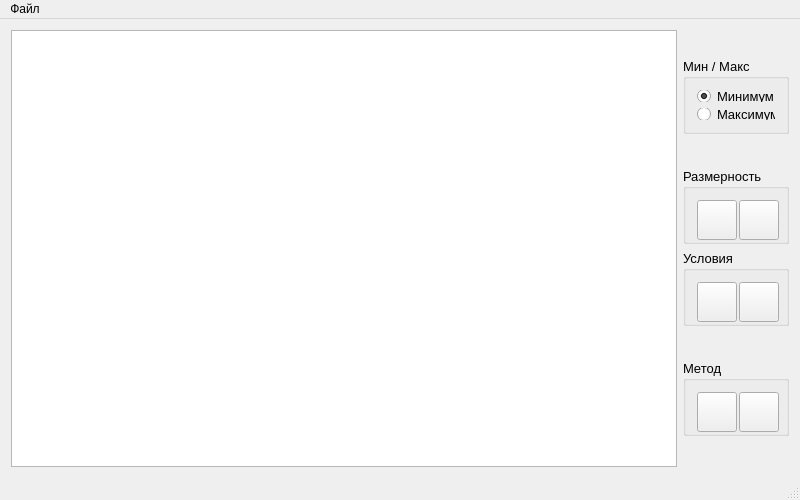
<?xml version="1.0" encoding="UTF-8"?>
<ui version="4.0">
 <class>MainWindow</class>
 <widget class="QMainWindow" name="MainWindow">
  <property name="enabled">
   <bool>true</bool>
  </property>
  <property name="geometry">
   <rect>
    <x>0</x>
    <y>0</y>
    <width>800</width>
    <height>500</height>
   </rect>
  </property>
  <property name="sizePolicy">
   <sizepolicy hsizetype="Expanding" vsizetype="Expanding">
    <horstretch>0</horstretch>
    <verstretch>1</verstretch>
   </sizepolicy>
  </property>
  <property name="windowTitle">
   <string>No name</string>
  </property>
  <property name="windowIcon">
   <iconset resource="icons.qrc">
    <normaloff>:/new/icons/resources/logo.png</normaloff>:/new/icons/resources/logo.png</iconset>
  </property>
  <widget class="QWidget" name="centralWidget">
   <layout class="QGridLayout" name="gridLayout_5">
    <item row="0" column="0">
     <widget class="TableWidget" name="tableInput">
      <property name="sizePolicy">
       <sizepolicy hsizetype="Expanding" vsizetype="Expanding">
        <horstretch>0</horstretch>
        <verstretch>0</verstretch>
       </sizepolicy>
      </property>
      <property name="minimumSize">
       <size>
        <width>200</width>
        <height>200</height>
       </size>
      </property>
      <property name="maximumSize">
       <size>
        <width>16777215</width>
        <height>800</height>
       </size>
      </property>
     </widget>
    </item>
    <item row="0" column="1">
     <layout class="QVBoxLayout" name="verticalLayout_2">
      <item>
       <widget class="QGroupBox" name="MinMaxBox">
        <property name="minimumSize">
         <size>
          <width>106</width>
          <height>76</height>
         </size>
        </property>
        <property name="maximumSize">
         <size>
          <width>106</width>
          <height>76</height>
         </size>
        </property>
        <property name="font">
         <font>
          <pointsize>10</pointsize>
         </font>
        </property>
        <property name="title">
         <string>Мин / Макс</string>
        </property>
        <layout class="QGridLayout" name="gridLayout_4">
         <item row="0" column="0">
          <widget class="QRadioButton" name="min">
           <property name="toolTip">
            <string>&lt;html&gt;&lt;head/&gt;&lt;body&gt;&lt;p&gt;Поиск минимального значения функции&lt;/p&gt;&lt;/body&gt;&lt;/html&gt;</string>
           </property>
           <property name="text">
            <string>Минимум</string>
           </property>
           <property name="checked">
            <bool>true</bool>
           </property>
          </widget>
         </item>
         <item row="1" column="0">
          <widget class="QRadioButton" name="max">
           <property name="toolTip">
            <string>&lt;html&gt;&lt;head/&gt;&lt;body&gt;&lt;p&gt;Поиск максимального значения функции&lt;/p&gt;&lt;/body&gt;&lt;/html&gt;</string>
           </property>
           <property name="text">
            <string>Максимум</string>
           </property>
          </widget>
         </item>
        </layout>
       </widget>
      </item>
      <item>
       <layout class="QVBoxLayout" name="verticalLayout">
        <item>
         <widget class="QGroupBox" name="dimensionBox">
          <property name="minimumSize">
           <size>
            <width>106</width>
            <height>76</height>
           </size>
          </property>
          <property name="maximumSize">
           <size>
            <width>106</width>
            <height>76</height>
           </size>
          </property>
          <property name="font">
           <font>
            <pointsize>10</pointsize>
           </font>
          </property>
          <property name="title">
           <string>Размерность</string>
          </property>
          <layout class="QGridLayout" name="gridLayout">
           <item row="0" column="0">
            <widget class="QPushButton" name="addColumn">
             <property name="minimumSize">
              <size>
               <width>40</width>
               <height>40</height>
              </size>
             </property>
             <property name="maximumSize">
              <size>
               <width>40</width>
               <height>40</height>
              </size>
             </property>
             <property name="toolTip">
              <string>&lt;html&gt;&lt;head/&gt;&lt;body&gt;&lt;p&gt;Увеличить количество переменных&lt;/p&gt;&lt;/body&gt;&lt;/html&gt;</string>
             </property>
             <property name="text">
              <string/>
             </property>
             <property name="icon">
              <iconset resource="icons.qrc">
               <normaloff>:/new/icons/resources/plus.png</normaloff>:/new/icons/resources/plus.png</iconset>
             </property>
             <property name="iconSize">
              <size>
               <width>30</width>
               <height>30</height>
              </size>
             </property>
            </widget>
           </item>
           <item row="0" column="1">
            <widget class="QPushButton" name="deleteColumn">
             <property name="minimumSize">
              <size>
               <width>40</width>
               <height>40</height>
              </size>
             </property>
             <property name="maximumSize">
              <size>
               <width>40</width>
               <height>40</height>
              </size>
             </property>
             <property name="toolTip">
              <string>&lt;html&gt;&lt;head/&gt;&lt;body&gt;&lt;p&gt;Уменьшить количество переменных&lt;/p&gt;&lt;/body&gt;&lt;/html&gt;</string>
             </property>
             <property name="text">
              <string/>
             </property>
             <property name="icon">
              <iconset resource="icons.qrc">
               <normaloff>:/new/icons/resources/minus.png</normaloff>:/new/icons/resources/minus.png</iconset>
             </property>
             <property name="iconSize">
              <size>
               <width>30</width>
               <height>30</height>
              </size>
             </property>
            </widget>
           </item>
          </layout>
         </widget>
        </item>
        <item>
         <widget class="QGroupBox" name="conditionBox">
          <property name="minimumSize">
           <size>
            <width>106</width>
            <height>76</height>
           </size>
          </property>
          <property name="maximumSize">
           <size>
            <width>106</width>
            <height>76</height>
           </size>
          </property>
          <property name="font">
           <font>
            <pointsize>10</pointsize>
           </font>
          </property>
          <property name="title">
           <string>Условия</string>
          </property>
          <layout class="QGridLayout" name="gridLayout_2">
           <item row="0" column="0">
            <widget class="QPushButton" name="addRow">
             <property name="minimumSize">
              <size>
               <width>40</width>
               <height>40</height>
              </size>
             </property>
             <property name="maximumSize">
              <size>
               <width>40</width>
               <height>40</height>
              </size>
             </property>
             <property name="toolTip">
              <string>&lt;html&gt;&lt;head/&gt;&lt;body&gt;&lt;p&gt;Увеличить количество условий&lt;/p&gt;&lt;/body&gt;&lt;/html&gt;</string>
             </property>
             <property name="text">
              <string/>
             </property>
             <property name="icon">
              <iconset resource="icons.qrc">
               <normaloff>:/new/icons/resources/plus.png</normaloff>:/new/icons/resources/plus.png</iconset>
             </property>
             <property name="iconSize">
              <size>
               <width>30</width>
               <height>30</height>
              </size>
             </property>
            </widget>
           </item>
           <item row="0" column="1">
            <widget class="QPushButton" name="deleteRow">
             <property name="minimumSize">
              <size>
               <width>40</width>
               <height>40</height>
              </size>
             </property>
             <property name="maximumSize">
              <size>
               <width>40</width>
               <height>40</height>
              </size>
             </property>
             <property name="toolTip">
              <string>&lt;html&gt;&lt;head/&gt;&lt;body&gt;&lt;p&gt;Уменьшить количество условий&lt;/p&gt;&lt;/body&gt;&lt;/html&gt;</string>
             </property>
             <property name="text">
              <string/>
             </property>
             <property name="icon">
              <iconset resource="icons.qrc">
               <normaloff>:/new/icons/resources/minus.png</normaloff>:/new/icons/resources/minus.png</iconset>
             </property>
             <property name="iconSize">
              <size>
               <width>30</width>
               <height>30</height>
              </size>
             </property>
            </widget>
           </item>
          </layout>
         </widget>
        </item>
       </layout>
      </item>
      <item>
       <widget class="QGroupBox" name="methodBox">
        <property name="minimumSize">
         <size>
          <width>106</width>
          <height>76</height>
         </size>
        </property>
        <property name="maximumSize">
         <size>
          <width>106</width>
          <height>76</height>
         </size>
        </property>
        <property name="font">
         <font>
          <pointsize>10</pointsize>
         </font>
        </property>
        <property name="title">
         <string>Метод</string>
        </property>
        <layout class="QGridLayout" name="gridLayout_3">
         <item row="0" column="0">
          <widget class="QPushButton" name="artificialBasis">
           <property name="minimumSize">
            <size>
             <width>40</width>
             <height>40</height>
            </size>
           </property>
           <property name="maximumSize">
            <size>
             <width>40</width>
             <height>40</height>
            </size>
           </property>
           <property name="toolTip">
            <string>&lt;html&gt;&lt;head/&gt;&lt;body&gt;&lt;p&gt;Решение задачи с помощью искусственного базиса&lt;/p&gt;&lt;/body&gt;&lt;/html&gt;</string>
           </property>
           <property name="text">
            <string/>
           </property>
           <property name="icon">
            <iconset resource="icons.qrc">
             <normaloff>:/new/icons/resources/ab.png</normaloff>:/new/icons/resources/ab.png</iconset>
           </property>
           <property name="iconSize">
            <size>
             <width>30</width>
             <height>30</height>
            </size>
           </property>
          </widget>
         </item>
         <item row="0" column="1">
          <widget class="QPushButton" name="gauss">
           <property name="minimumSize">
            <size>
             <width>40</width>
             <height>40</height>
            </size>
           </property>
           <property name="maximumSize">
            <size>
             <width>40</width>
             <height>40</height>
            </size>
           </property>
           <property name="toolTip">
            <string>&lt;html&gt;&lt;head/&gt;&lt;body&gt;&lt;p&gt;Решение задачи с помощью метода гаусса&lt;/p&gt;&lt;/body&gt;&lt;/html&gt;</string>
           </property>
           <property name="text">
            <string/>
           </property>
           <property name="icon">
            <iconset resource="icons.qrc">
             <normaloff>:/new/icons/resources/ga.png</normaloff>:/new/icons/resources/ga.png</iconset>
           </property>
           <property name="iconSize">
            <size>
             <width>37</width>
             <height>37</height>
            </size>
           </property>
          </widget>
         </item>
        </layout>
       </widget>
      </item>
     </layout>
    </item>
   </layout>
  </widget>
  <widget class="QMenuBar" name="menuBar">
   <property name="geometry">
    <rect>
     <x>0</x>
     <y>0</y>
     <width>800</width>
     <height>21</height>
    </rect>
   </property>
   <widget class="QMenu" name="menu">
    <property name="title">
     <string>Файл</string>
    </property>
    <addaction name="newAction"/>
    <addaction name="openAction"/>
    <addaction name="saveAction"/>
   </widget>
   <addaction name="menu"/>
  </widget>
  <widget class="QStatusBar" name="statusBar"/>
  <action name="newAction">
   <property name="icon">
    <iconset resource="icons.qrc">
     <normaloff>:/new/icons/resources/new.png</normaloff>:/new/icons/resources/new.png</iconset>
   </property>
   <property name="text">
    <string>Новая задача</string>
   </property>
   <property name="shortcut">
    <string>Ctrl+N</string>
   </property>
  </action>
  <action name="openAction">
   <property name="icon">
    <iconset resource="icons.qrc">
     <normaloff>:/new/icons/resources/open.png</normaloff>:/new/icons/resources/open.png</iconset>
   </property>
   <property name="text">
    <string>Открыть задачу</string>
   </property>
   <property name="shortcut">
    <string>Ctrl+O</string>
   </property>
  </action>
  <action name="saveAction">
   <property name="icon">
    <iconset resource="icons.qrc">
     <normaloff>:/new/icons/resources/save.png</normaloff>:/new/icons/resources/save.png</iconset>
   </property>
   <property name="text">
    <string>Сохранить задачу</string>
   </property>
   <property name="shortcut">
    <string>Ctrl+S</string>
   </property>
  </action>
 </widget>
 <layoutdefault spacing="6" margin="11"/>
 <customwidgets>
  <customwidget>
   <class>TableWidget</class>
   <extends>QTableView</extends>
   <header>tablewidget.h</header>
  </customwidget>
 </customwidgets>
 <resources>
  <include location="icons.qrc"/>
 </resources>
 <connections/>
</ui>
